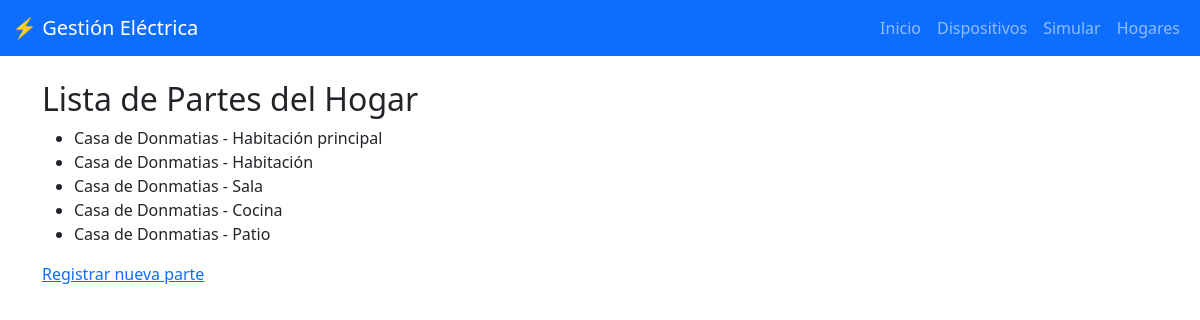
The page /partes-hogar/ (signed in) on the database as committed earlier.
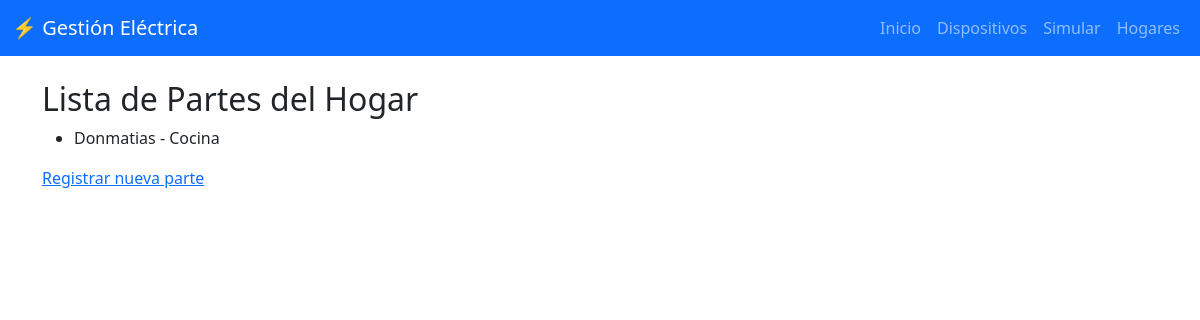
The same page on the database as committed later.
### dispositivos/models.py (models this page shows, shortened)
class ParteHogar(models.Model):
    nombre = models.CharField(max_length=100)
    hogar = models.ForeignKey(Hogar, on_delete=models.CASCADE, related_name="partes", default=1)

class Hogar(models.Model):
    nombre = models.CharField(max_length=100)
    direccion = models.CharField(max_length=255)

### dispositivos/views.py (the view)
# urls.py: path("partes-hogar/", views_dispositivos.listar_partes_hogar, name="listar_partes_hogar"),
@login_required
def listar_partes_hogar(request):
    partesHogar = ParteHogar.objects.all()
    return render (request, "listar_partes_hogar.html", {"partes": partesHogar})

### dispositivos/templates/listar_partes_hogar.html
{% extends 'base.html'%}
{% block content%}
    <h2>Lista de Partes del Hogar</h2>
    <ul>
        {% for parte in partes %}
            <li>{{ parte.hogar.nombre }} - {{ parte.nombre }}</li>
        {% endfor %}
    </ul>
    <a href="{% url 'registrar_partes_hogar' %}">Registrar nueva parte</a>
    {% endblock%}

### dispositivos/templates/base.html (shortened to what this page needs)
<!DOCTYPE html>
<html lang="es">
<head>
  <link href="https://cdn.jsdelivr.net/npm/bootstrap@5.3.0/dist/css/bootstrap.min.css" rel="stylesheet">
</head>
<body>
  <nav class="navbar navbar-expand-lg navbar-dark bg-primary">
    <div class="container-fluid">
      <a class="navbar-brand" href="#">⚡ Gestión Eléctrica</a>
      <div class="collapse navbar-collapse">
        <ul class="navbar-nav ms-auto">
          <li class="nav-item"><a class="nav-link" href="/">Inicio</a></li>
          <li class="nav-item"><a class="nav-link" href="{% url 'lista_dispositivos' %}">Dispositivos</a></li>
          <li class="nav-item"><a class="nav-link" href="#">Simular</a></li>
          <li class="nav-item"><a class="nav-link" href="{% url 'lista_hogares' %}">Hogares</a></li>
        </ul>
      </div>
    </div>
  </nav>
  <div class="container mt-4">
    {% block content %}{% endblock %}
  </div>
</body>
</html>

Rows that differ between the two databases and show on the page:
removed ParteHogar: hogar.nombre "Casa de Donmatias", nombre "Habitación principal"
removed ParteHogar: hogar.nombre "Casa de Donmatias", nombre "Habitación"
removed ParteHogar: hogar.nombre "Casa de Donmatias", nombre "Sala"
removed ParteHogar: hogar.nombre "Casa de Donmatias", nombre "Cocina"
removed ParteHogar: hogar.nombre "Casa de Donmatias", nombre "Patio"
added ParteHogar: hogar.nombre "Donmatias", nombre "Cocina"
